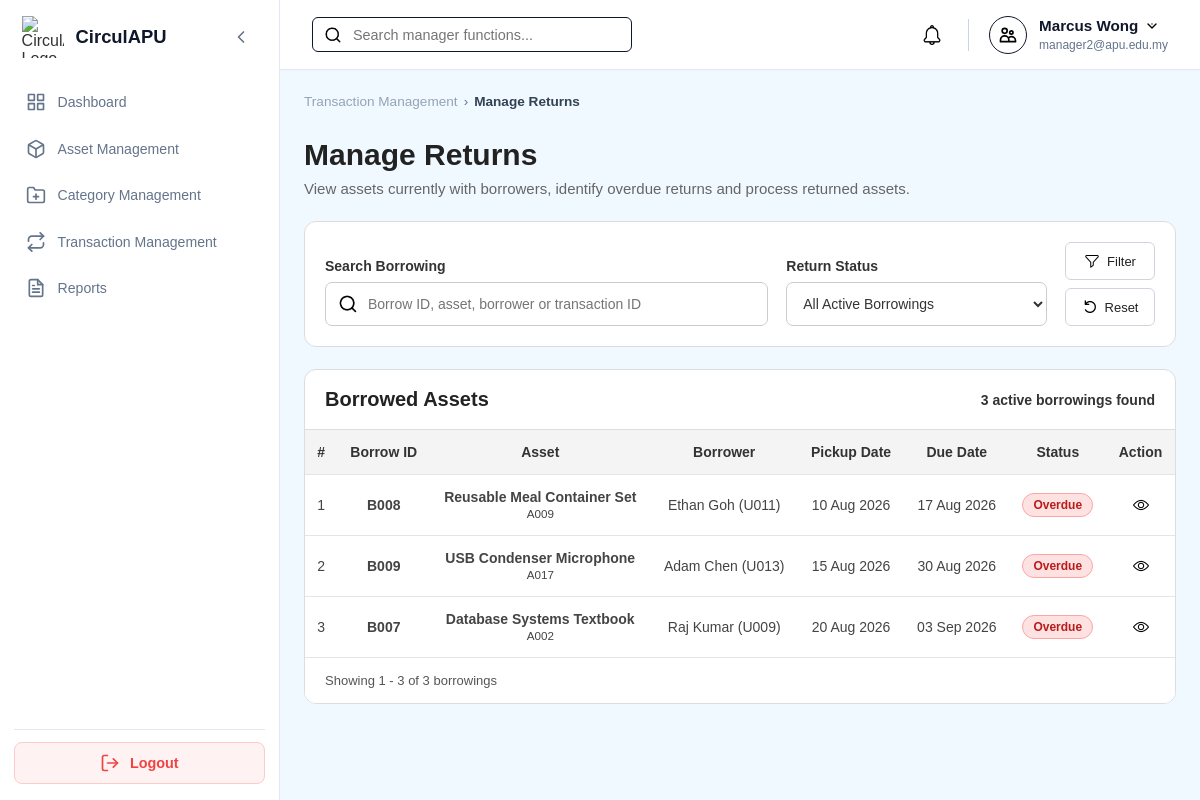
/Manager/manager_borrowed_assets.php (signed in), run on the app's committed database.
### tables this page shows
CREATE TABLE `borrowings` (
  `borrowID` varchar(10) NOT NULL,
  `assetID` varchar(10) NOT NULL,
  `borrowerID` varchar(10) NOT NULL,
  `transactionID` varchar(10) NOT NULL,
  `borrowDate` timestamp NOT NULL DEFAULT current_timestamp(),
  `expectedReturnDate` datetime NOT NULL,
  `actualReturnDate` datetime DEFAULT NULL,
  `borrowingStatus` enum('Pending','Approved','Borrowed','Returned','Completed','Cancelled','Overdue') NOT NULL
);

CREATE TABLE `assets` (
  `assetID` varchar(10) NOT NULL,
  `ownerID` varchar(10) NOT NULL,
  `categoryID` varchar(10) NOT NULL,
  `assetName` varchar(150) NOT NULL,
  `description` varchar(255) DEFAULT NULL,
  `assetCondition` enum('New','Like New','Good','Fair','Poor') NOT NULL,
  `imageURL` varchar(255) DEFAULT NULL,
  `availabilityStatus` enum('Available','Reserved','Borrowed','Unavailable') NOT NULL,
  `listingStatus` enum('Draft','Pending Review','Ready for Verification','Approved','Published','Rejected','Removed') NOT NULL,
  `createdDate` timestamp NOT NULL DEFAULT current_timestamp(),
  `updatedDate` timestamp NULL DEFAULT NULL ON UPDATE current_timestamp(),
  `verificationStatus` enum('Pending','Approved','Rejected') NOT NULL
);

CREATE TABLE `user` (
  `userID` varchar(10) NOT NULL,
  `name` varchar(100) NOT NULL,
  `email` varchar(100) NOT NULL,
  `password` varchar(255) NOT NULL,
  `role` enum('Member','Auditor','Manager','Admin') NOT NULL DEFAULT 'Member',
  `status` enum('Active','Suspended','Deleted') NOT NULL DEFAULT 'Active',
  `ecopoint` int(11) NOT NULL DEFAULT 0,
  `dateCreated` timestamp NOT NULL DEFAULT current_timestamp()
);

### Manager/manager_borrowed_assets.php (the view, shortened to what this page needs)
<?php
require_once '../db.php';
function e($v): string { return htmlspecialchars((string)$v, ENT_QUOTES, 'UTF-8'); }
function d($v): string { return $v && strtotime($v) ? date('d M Y', strtotime($v)) : '-'; }
$search=trim($_GET['search']??'');
$status=trim($_GET['status']??'');
$rows=[];$error='';$perPage=8;$page=max(1,(int)($_GET['page']??1));
$total=$offset=0;$totalPages=1;
try{
    $c=$conn;$c->set_charset('utf8mb4');
    $where=["b.actualReturnDate IS NULL","b.borrowingStatus IN ('Borrowed','Active','Overdue')"];
    $params=[];$types='';
    $whereSQL='WHERE '.implode(' AND ',$where);
    $s=$c->prepare("SELECT COUNT(*) total
        FROM borrowings b
        JOIN transactionrequests t ON t.transactionID=b.transactionID
        JOIN assets a ON a.assetID=b.assetID
        JOIN user u ON u.userID=b.borrowerID
        $whereSQL");
    $s->execute();$total=(int)$s->get_result()->fetch_assoc()['total'];$s->close();
    $totalPages=max(1,(int)ceil($total/$perPage));$page=min($page,$totalPages);$offset=($page-1)*$perPage;
    $s=$c->prepare("SELECT b.borrowID,b.transactionID,b.borrowDate,b.expectedReturnDate,b.borrowingStatus,
            a.assetID,a.assetName,a.assetCondition,
            u.userID borrowerID,u.name borrowerName,
            (DATE(b.expectedReturnDate)<CURDATE()) isOverdue
        FROM borrowings b
        JOIN transactionrequests t ON t.transactionID=b.transactionID
        JOIN assets a ON a.assetID=b.assetID
        JOIN user u ON u.userID=b.borrowerID
        $whereSQL
        ORDER BY isOverdue DESC,b.expectedReturnDate ASC
        LIMIT ? OFFSET ?");
    $list=[...$params,$perPage,$offset];
    $s->bind_param($types.'ii',...$list);$s->execute();
    $rows=$s->get_result()->fetch_all(MYSQLI_ASSOC);$s->close();
}catch(Throwable $z){
    error_log($z->getMessage());$error='Unable to load borrowed assets. Please try again.';
}
$start=$total?$offset+1:0;$end=min($offset+$perPage,$total);
$back=http_build_query(array_filter(['search'=>$search,'status'=>$status,'page'=>$page],fn($v)=>$v!==''&&$v!==1));
$backParam=$back?'&back='.rawurlencode($back):'';
?>
<!DOCTYPE html>
<html lang="en">
<head>
<link rel="stylesheet" href="../style.css"><link rel="stylesheet" href="manager_style.css"><link rel="stylesheet" href="manager_mobile.css">
</head>
<body class="role-manager">
<div class="dashboard-container">
<?php include '../sidebar.php';?><div class="main-content"><?php include '../header.php';?>
<main class="page-body">
<section class="management-heading">
<div class="breadcrumb"><a href="manager_transactions.php">Transaction Management</a><span>›</span><span class="breadcrumb-current">Manage Returns</span></div>
<h1>Manage Returns</h1>
<p>View assets currently with borrowers, identify overdue returns and process returned assets.</p>
</section>
<section class="management-filter desktop-borrowing-filter">
<form method="GET">
<div class="management-filter-group search">
<label for="search">Search Borrowing</label>
<div class="management-search-input"><img src="../assets/icons/search.png" alt="">
<input id="search" name="search" value="<?=e($search)?>" placeholder="Borrow ID, asset, borrower or transaction ID"></div>
</div>
<div class="management-filter-group">
<label for="status">Return Status</label>
<select id="status" name="status">
<option value="">All Active Borrowings</option>
</select>
</div>
<div class="management-filter-buttons">
<button class="management-filter-btn"><img src="../assets/icons/filter.png" alt=""> Filter</button>
<a href="manager_borrowed_assets.php" class="management-reset-btn"><img src="../assets/icons/reset.png" alt=""> Reset</a>
</div>
</form>
</section>
<section class="management-list desktop-borrowing-list">
<div class="management-list-header">
<h2><?= $status==='Overdue'?'Overdue Returns':'Borrowed Assets' ?></h2>
<p><?= $total ?> active borrowing<?= $total===1?'':'s' ?> found</p>
</div>
<div class="management-table-wrapper">
<table class="management-table">
<thead><tr><th>#</th><th>Borrow ID</th><th>Asset</th><th>Borrower</th><th>Pickup Date</th><th>Due Date</th><th>Status</th><th>Action</th></tr></thead>
<tbody>
<?php if(!$rows):?>
<tr><td colspan="8" class="management-empty-state">No active borrowings found.</td></tr>
<?php else:foreach($rows as $i=>$r):$display=$r['isOverdue']?'Overdue':'Borrowed';?>
<tr>
<td><?=$offset+$i+1?></td>
<td><strong><?=e($r['borrowID'])?></strong></td>
<td><strong><?=e($r['assetName'])?></strong><br><small><?=e($r['assetID'])?></small></td>
<td><?=e($r['borrowerName'].' ('.$r['borrowerID'].')')?></td>
<td><?=e(d($r['borrowDate']))?></td>
<td><?=e(d($r['expectedReturnDate']))?></td>
<td><span class="status-badge" data-status="<?=e($display)?>"><?=e($display)?></span></td>
<td>
<a href="manager_borrowed_asset_view.php?transactionID=<?=e($r['transactionID'])?><?=$backParam?>" class="management-action-btn" title="View Borrowing">
<img src="../assets/icons/view.png" alt="View">
</a>
</td>
</tr>
<?php endforeach;endif;?>
</tbody>
</table>
</div>
<div class="management-table-footer">
<p>Showing <?=$start?> - <?=$end?> of <?=$total?> borrowings</p>
</div>
</section>
</main>
</div></div>
</body></html>

### data on the page
borrowings: i "1", borrowID "B008", assetID.assetName "Reusable Meal Container Set", assetID.assetID "A009", borrowerID.userID "Ethan Goh (U011)", borrowDate "10 Aug 2026", expectedReturnDate "17 Aug 2026", display "Overdue"
borrowings: i "2", borrowID "B009", assetID.assetName "USB Condenser Microphone", assetID.assetID "A017", borrowerID.userID "Adam Chen (U013)", borrowDate "15 Aug 2026", expectedReturnDate "30 Aug 2026", display "Overdue"
borrowings: i "3", borrowID "B007", assetID.assetName "Database Systems Textbook", assetID.assetID "A002", borrowerID.userID "Raj Kumar (U009)", borrowDate "20 Aug 2026", expectedReturnDate "03 Sep 2026", display "Overdue"

### other printed values
$user_name "Marcus Wong"
$user_email "manager2@apu.edu.my"
$total "3"
$start "1"
$end "3"
